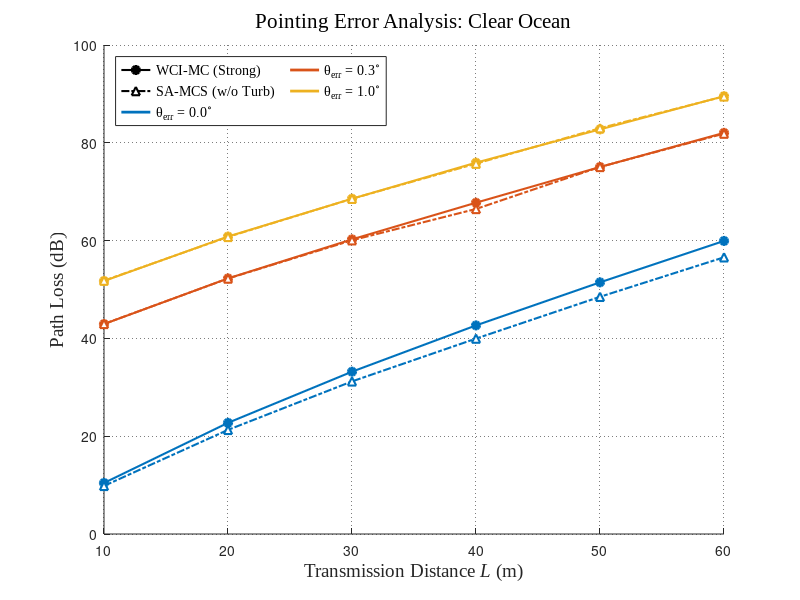
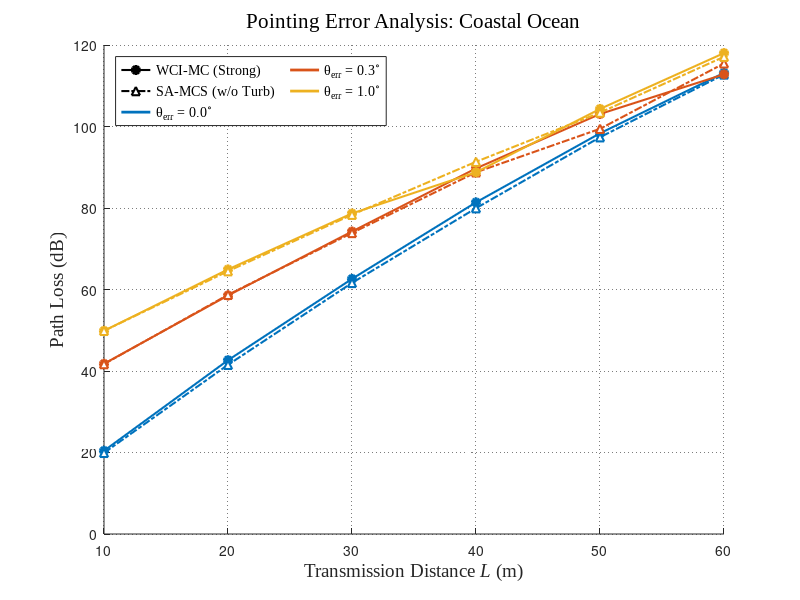
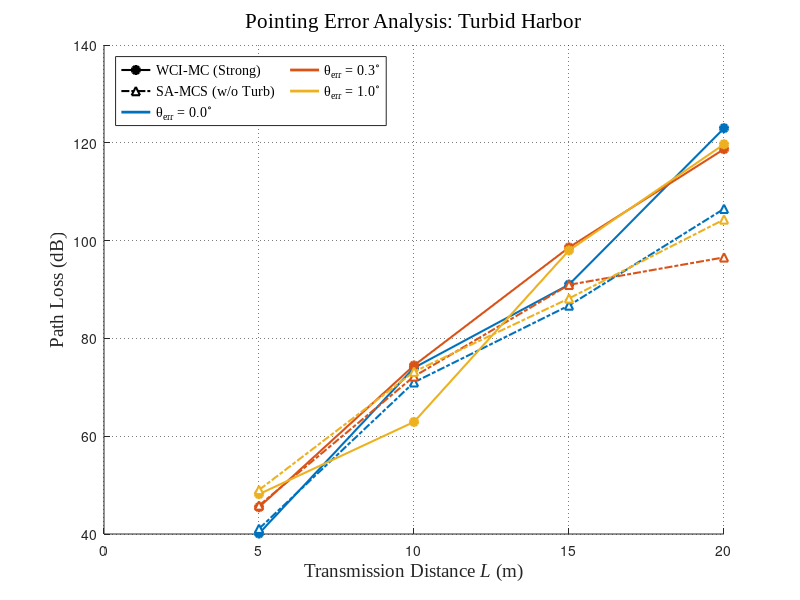

Reproduce these figures in MATLAB, in order.
%% Exp7: 逐水质独立绘图 (仅对比 强湍流 与 SA-MCS)
% 语言风格：学术、严谨、客观
clc; clear; close all;

try
    % 仅加载强湍流与 SA-MCS 数据
    d_Strong = load('data_exp7_WCIMC_Strong.mat');
    %d_Strong = load('data_exp7_WCIMC_Strong_Ensemble.mat');
    d_MCS    = load('data_exp7_MCS.mat');
catch
    error('未能找到数据文件，请确保路径正确且已运行 Strong 和 MCS 仿真脚本。');
end

water_types = d_Strong.water_types;
dist_cell = d_Strong.dist_cell;
off_axis_angles = d_Strong.off_axis_angles;

num_W = length(water_types);
num_A = length(off_axis_angles);

% --- 视觉规范定义 ---
% 颜色区分偏轴角度 (θ_err)
colors = {'#0072BD', '#D95319', '#EDB120', '#7E2F8E'}; 
% 线型区分算法模型
% 实线: Strong, 点划线: SA-MCS
lines  = {'-', '-.'};
markers = {'o', '^'};

for w = 1:num_W
    dist_axis = dist_cell{w};
    
    % 为每种水质创建独立画布
    figure('Name', sprintf('Exp7: Off-axis Analysis - %s', water_types{w}), ...
           'Color', 'w', 'Position', [100 + w*50, 100 + w*50, 640, 480]);
    hold on;
    
    % --- 绘制数据 ---
    for a = 1:num_A
        c_color = colors{a};
        
        % 1. 强湍流 (WCI-MC Strong)
        plot(dist_axis, -d_Strong.PL_Cell_WCI_Strong{w}(a, :), lines{1}, 'Color', c_color, ...
            'LineWidth', 1.5, 'Marker', markers{1}, 'MarkerSize', 6, 'MarkerFaceColor', c_color);
            
        % 2. SA-MCS (w/o Turb)
        plot(dist_axis, -d_MCS.PL_Cell_MCS{w}(a, :), lines{2}, 'Color', c_color, ...
            'LineWidth', 1.5, 'Marker', markers{2}, 'MarkerSize', 6, 'MarkerFaceColor', 'w');
    end
    
    % --- 生成矩阵图例 ---
    % 记录算法图例
    h_alg = zeros(1, 2);
    alg_str = {'WCI-MC (Strong)', 'SA-MCS (w/o Turb)'};
    for i = 1:2
        % 根据算法设置占位线条的标记填充状态
        if i == 1, face_col = 'k'; else, face_col = 'w'; end
        h_alg(i) = plot(NaN, NaN, lines{i}, 'Color', 'k', 'LineWidth', 1.5, ...
            'Marker', markers{i}, 'MarkerFaceColor', face_col);
    end
    
    % 记录偏轴角度图例
    h_color = zeros(1, num_A);
    angle_str = cell(1, num_A);
    for a = 1:num_A
        h_color(a) = plot(NaN, NaN, '-', 'Color', colors{a}, 'LineWidth', 2, 'Marker', 'none'); 
        angle_str{a} = sprintf('\\theta_{err} = %.1f^\\circ', off_axis_angles(a));
    end
    
    % --- 坐标轴与网格优化 ---
    grid on; 
    set(gca, 'GridLineStyle', ':', 'GridAlpha', 0.6);
    xlabel('Transmission Distance \it{L} \rm{(m)}', 'FontSize', 14, 'FontName', 'Times New Roman');
    ylabel('Path Loss (dB)', 'FontSize', 14, 'FontName', 'Times New Roman');
    title(sprintf('Pointing Error Analysis: %s', water_types{w}), ...
        'FontSize', 15, 'FontWeight', 'normal', 'FontName', 'Times New Roman');
    
    % 组合图例
    h_combined = [h_alg, h_color];
    str_combined = [alg_str, angle_str];
    
    legend(h_combined, str_combined, ...
        'Location', 'northwest', ...    
        'FontSize', 10, ...            
        'FontName', 'Times New Roman', ...
        'NumColumns', 2);
end
